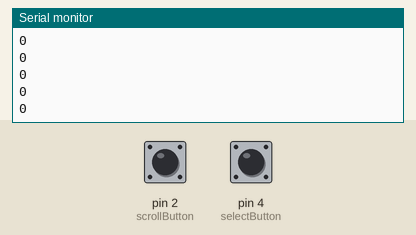
This sketch was run on a simulated Arduino Uno, built with avr-gcc and run on an emulated ATmega328P. Shown: the last lines printed to the serial monitor. Inputs (shaded band) come from the test bench; at power-on: pin 2 (scrollButton) HIGH, pin 4 (selectButton) HIGH.

Above: at 2.0 s.
2.1 s: pin 2 (scrollButton) pulled LOW for 0.75 s
At 3.5 s:
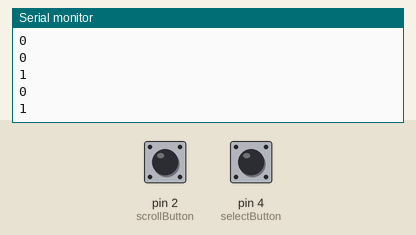
4.3 s: pin 4 (selectButton) pulled LOW for 0.75 s
At 5.9 s:
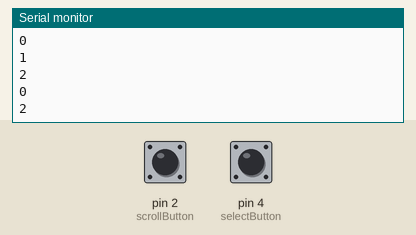
6.5 s: pin 2 (scrollButton) pulled LOW for 1 s
Timing chart, 0 to 9.5 s (numbered marks = the images above; inputs shaded):
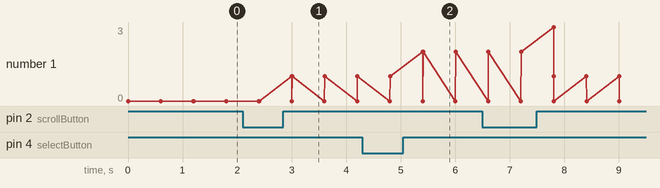

Measured:
- after the input at 2.1 s, the serial monitor: prints a new line after 0.90 s (image 1)
- after the input at 4.3 s, the serial monitor: prints a new line after 1.1 s (image 2)
- plotted number 1: 0 → 1 after the input at 2.1 s, 1 → 2 after the input at 4.3 s

The sketch:

main.ino
```cpp
int current_line = 0, current_column = 0, current_player = 1, chosen, winner = -1;
int board[3][3], display_board[3][3];

int scrollButton = 2;
int selectButton = 4;

int lowerRow = 8;
int middleRow = 12;
int upperRow = 13;

int redLeft = 11;
int redCenter = 9;
int redRight = 5;

int blueLeft = 10;
int blueCenter = 6;
int blueRight = 3;

int scrollState;
int selectState;

int lastscrollState = HIGH;
int lastselectState = HIGH;

void clearLed(int position){
  if(position == 0){
  	digitalWrite(blueLeft, LOW);
  	digitalWrite(redLeft, LOW);
  }
  else if(position == 1){
  	digitalWrite(blueCenter, LOW);
  	digitalWrite(redCenter, LOW);
  }
  else if(position == 2){
  	digitalWrite(blueRight, LOW);
  	digitalWrite(redRight, LOW);
  }
}

void lineSwapper(int x0, int x1, int x2)
{
  if(x0)
  {
  	digitalWrite(upperRow, LOW);
  }
  else
  {
  	digitalWrite(upperRow, HIGH);
  }
  if(x1)
  {
  	digitalWrite(middleRow, LOW);
  }
  else
  {
  	digitalWrite(middleRow, HIGH);
  }
  if(x2)
  {
  	digitalWrite(lowerRow, LOW);
  }
  else
  {
  	digitalWrite(lowerRow, HIGH);
  }
}

void updateLed(int row, int led0, int led1, int led2){
  if(row == 0) lineSwapper(1,0,0);
  else if(row == 1) lineSwapper(0,1,0);
  else if(row == 2) lineSwapper(0,0,1);

  if(led0 == 0){
   	// nao liga
    clearLed(0);
  }
  else if(led0 == 1){
   	// liga player 1
    digitalWrite(redLeft, LOW);
    digitalWrite(blueLeft, HIGH);
  }
  else if(led0 == 2){
   	 // liga player 1
    digitalWrite(redLeft, HIGH);
    digitalWrite(blueLeft, LOW);
  }
  else if(led0 == 3){
    digitalWrite(redRight, HIGH);
    digitalWrite(blueRight, HIGH);
  }

  if(led1 == 0){
   	// nao liga
    clearLed(1);
  }
  else if(led1 == 1){
   	// liga player 1
    digitalWrite(redCenter, LOW);
    digitalWrite(blueCenter, HIGH);
  }
  else if(led1 == 2){
   	 // liga player 2
    digitalWrite(redCenter, HIGH);
    digitalWrite(blueCenter, LOW);
  }
  else if(led1 == 3){
    digitalWrite(redRight, HIGH);
    digitalWrite(blueRight, HIGH);
  }

  if(led2 == 0){
   	// nao liga
    clearLed(2);
  }
  else if(led2 == 1){
   	// liga player 1
    digitalWrite(redRight, LOW);
    digitalWrite(blueRight, HIGH);
  }
  else if(led2 == 2){
   	 // liga player 2
    digitalWrite(redRight, HIGH);
    digitalWrite(blueRight, LOW);
  }
  else if(led2 == 3){
    digitalWrite(redRight, HIGH);
    digitalWrite(blueRight, HIGH);
  }

  delay(200);

  clearLed(0);
  clearLed(1);
  clearLed(2);
}

void clearBoard(){
  for(int i=0;i<3;i++){
    for(int j=0;j<3;j++){
    	board[i][j] = 0;
      	display_board[i][j] = 0;
    }
  }
}

void resetGame(){
 	clearBoard();
  	chosen = 9;
   	winner = -1;
}

int check_for_wins(int board[][3]){
	int ans = -1;

	// linhas
	if(board[0][0] == board[0][1] && board[0][1] == board[0][2] && board[0][0] != 0)
	{
		ans = board[0][0];
		clearBoard();
		display_board[0][0] = ans;
		display_board[0][1] = ans;
		display_board[0][2] = ans;
	}
	if(board[1][0] == board[1][1] && board[1][1] == board[1][2] && board[1][0] != 0)
	{
		ans = board[1][0];
		clearBoard();
		display_board[1][0] = ans;
		display_board[1][1] = ans;
		display_board[1][2] = ans;
	}
	if(board[2][0] == board[2][1] && board[2][1] == board[2][2] && board[2][0] != 0)
	{
		ans = board[2][0];
		clearBoard();
		display_board[2][0] = ans;
		display_board[2][1] = ans;
		display_board[2][2] = ans;
	}

	// colunas
	if(board[0][0] == board[1][0] && board[1][0] == board[2][0] && board[0][0] != 0)
	{
		ans = board[0][0];
		clearBoard();
		display_board[0][0] = ans;
		display_board[1][0] = ans;
		display_board[2][0] = ans;
	}
	if(board[0][1] == board[1][1] && board[1][1] == board[2][1] && board[0][1] != 0)
	{
		ans = board[0][1];
      	clearBoard();
		display_board[0][1] = ans;
		display_board[1][1] = ans;
		display_board[2][1] = ans;
	}
	if(board[0][2] == board[1][2] && board[1][2] == board[2][2] && board[0][2] != 0)
	{
		ans = board[0][2];
		clearBoard();
		display_board[0][2] = ans;
		display_board[1][2] = ans;
		display_board[2][2] = ans;
	}

	// diagonais
	if(board[0][0] == board[1][1] && board[1][1] == board[2][2] && board[0][0] != 0)
	{
		ans = board[0][0];
		clearBoard();
		display_board[0][0] = ans;
		display_board[1][1] = ans;
		display_board[2][2] = ans;
	}
	if(board[0][2] == board[1][1] && board[1][1] == board[2][0] && board[0][2] != 0){
		ans = board[0][2];
		clearBoard();
		display_board[0][2] = ans;
		display_board[1][1] = ans;
		display_board[2][0] = ans;
	}
	return ans;
}

void setup()
{
  Serial.begin(9600);
  chosen = 9;
  winner = 0;
  clearBoard();


  pinMode(scrollButton, INPUT_PULLUP);
  pinMode(selectButton, INPUT_PULLUP);

  pinMode(lowerRow, OUTPUT);
  pinMode(middleRow, OUTPUT);
  pinMode(upperRow, OUTPUT);
}

void loop()
{

  scrollState = digitalRead(scrollButton);
  selectState = digitalRead(selectButton);

  if(lastscrollState == 0 && scrollState == 1)
  {
    display_board[current_line][current_column] = 0;
    do{
      current_column++;
      Serial.println(current_column);
      if(current_column > 2){
        current_line++;
        current_column = 0;
      }
      if(current_line > 2){
        current_line = 0;
      }
    }
    while(board[current_line][current_column] != 0);

  }

  if(lastselectState == 0 && selectState == 1)
  {
   board[current_line][current_column] = current_player;

   current_player = (current_player == 1 ? 2 : 1);

    do{
      current_column++;
      Serial.println(current_column);
      if(current_column > 2){
        current_line++;
        current_column = 0;
      }
      if(current_line > 2){
        current_line = 0;
      }
    }
    while(board[current_line][current_column] != 0);
  }

  Serial.println(current_line);
  Serial.println(current_column);

  winner = check_for_wins(board);

  if(winner == -1) display_board[current_line][current_column] = current_player;

	if(winner != -1){
		if(winner == 1){
			Serial.println("Jogador 1 venceu!\n");
			while(1)
			{
			     updateLed(0, display_board[0][0], display_board[0][1], display_board[0][2]);
				 updateLed(1, display_board[1][0], display_board[1][1], display_board[1][2]);
				 updateLed(2, display_board[2][0], display_board[2][1], display_board[2][2]);
			}
			resetGame();
		}
		else if(winner == 2){
			Serial.println("Jogador 2 venceu!\n");
			while(1)
			{
			     updateLed(0, display_board[0][0], display_board[0][1], display_board[0][2]);
				 updateLed(1, display_board[1][0], display_board[1][1], display_board[1][2]);
				 updateLed(2, display_board[2][0], display_board[2][1], display_board[2][2]);
			}
			resetGame();
		}
	}
	else if(chosen == 0){
		Serial.println("Empate!\n");
		while(1)
		{
			 updateLed(0, display_board[0][0], display_board[0][1], display_board[0][2]);
			 updateLed(1, display_board[1][0], display_board[1][1], display_board[1][2]);
			 updateLed(2, display_board[2][0], display_board[2][1], display_board[2][2]);
		}
		resetGame();
	}

  lastscrollState = scrollState;
  lastselectState = selectState;
  updateLed(0, display_board[0][0], display_board[0][1], display_board[0][2]);
  updateLed(1, display_board[1][0], display_board[1][1], display_board[1][2]);
  updateLed(2, display_board[2][0], display_board[2][1], display_board[2][2]);

}
```
